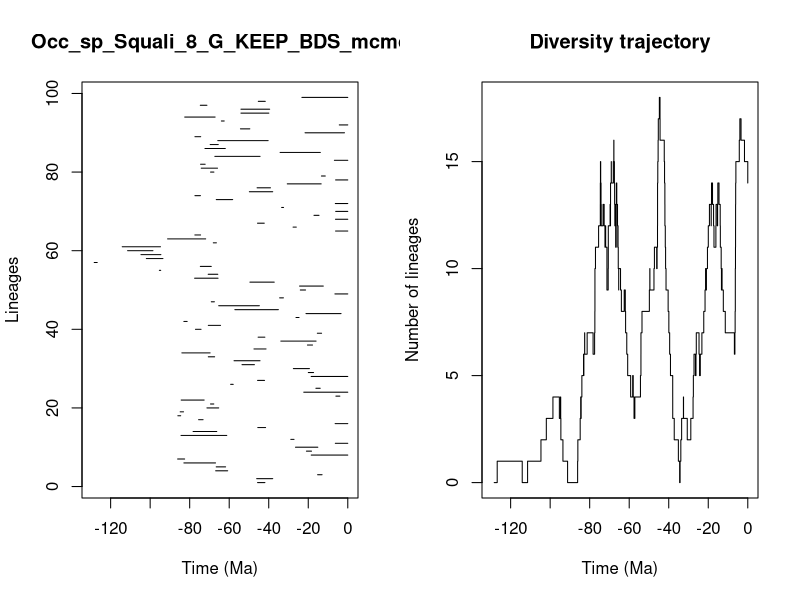

Write R code to recreate this figure.


pdf(file='../Results/Species/5_MA_bins_EXT_EP/pyrate_mcmc_logs/Occ_sp_Squali_8_G_KEEP_BDS_mcmc_LTT.pdf',width=0.6*20, height=0.6*10)
title = "Occ_sp_Squali_8_G_KEEP_BDS_mcmc"
ts=c(45.65013078152003, 46.09601216065375,15.26553253494312,66.85354644315478,66.57679035366615,82.93826248056588,86.10135073941747,18.501821326302302,20.92530385551942,26.46518279595153,6.30481474093993,28.828333335422386,84.39129014749163,78.27797739722041,45.53832067435431,6.395986056640702,75.49012849873297,85.98686558267622,84.80871636868196,71.27449607500623,69.46174919249525,84.31240895139696,6.019872275611922,22.274804301536303,16.132960277558208,59.27408376484243,45.65165765311839,18.526509117040323,19.97812020613945,27.537348436789443,53.528354997356516,57.55792232607652,70.58232345471818,83.95286354127035,47.47261624741251,20.406088839158222,33.8790501803135,45.36913769881271,15.405233224242181,77.07097416435967,70.57561245905154,82.9442668271169,26.206312717472503,21.148196087510645,57.13982872631686,65.31707218502426,69.05521138746809,34.48037183741474,6.51618483083936,24.02164209225699,24.395551996881434,49.521806372709605,77.50839807914686,70.63530306595509,95.34280942998315,74.61343945021981,128.31607166461734,101.9409044200477,104.65778136893799,111.4201276995216,114.13242421492455,68.04949698543223,91.18052296376653,77.38010191231776,6.183059803123879,27.683221836144845,45.67833068680155,6.224047553377565,17.10391086009653,6.1218120467002235,33.47162273848978,6.310470784873171,66.54763273747047,77.34081033115157,49.801074951799265,45.89185151185714,30.622813568678705,6.166023687442082,13.32636204417538,69.44241761924393,74.15832913539295,74.49512391287088,6.777614368303288,67.2679809572767,34.24709959448362,72.26855632168883,69.62429317399959,65.78344647309692,77.34206546058164,21.622960796145012,54.31058351070783,4.300116780092295,63.9626061193073,82.5139764824598,54.06261163523185,54.05467468311935,74.62664662032958,45.27760836584743,23.21883401493511)
te=c(41.9329902924825, 37.97765155421699,13.003492695181139,60.77062419893336,61.82463110155744,66.91740781239567,82.55130845716464,0.0,18.351784539685557,15.154821280900176,0.0,27.202899135685026,61.23193617069927,66.28741990253226,41.58875863045582,0.0,73.22718498276112,84.54931826520176,83.11198404886929,65.31078634646185,67.79289784774052,72.67659439687321,4.004440473438956,0.0,13.94881250303706,57.963973403354395,42.112972778351995,0.0,17.311606468910902,19.404196469416114,47.24092925213861,44.40577889108203,67.37552239365682,69.67095126985409,41.3661355205128,17.84344992918584,16.050407293777784,41.95324411289237,13.258966963555325,74.25607261666414,64.39044571643964,81.28079276715067,24.668167004032426,3.4053237739750237,35.122272481861735,44.74579644770057,67.4947363345766,32.56562254838889,0.0,21.360608179295088,12.378698153770776,37.21466856045461,65.64395290561997,65.7726948452255,94.66094293112388,69.07961552976106,126.79630240838914,93.5342288297863,94.5810475113353,98.5979546223041,94.7736207350279,66.4835761557895,71.91104146585386,74.48871560082505,0.0,26.055187859201403,42.26243787310451,0.0,14.5540775349803,0.0,32.501913391496416,0.0,58.2430636194921,74.54728149135828,37.98553416177572,39.1204555437925,13.459657491561185,0.0,11.3871635196386,67.74244712507505,65.91387476481269,72.1749413701095,0.0,44.38417694297484,13.885514849225663,61.977260774854464,65.54010219531496,40.302237687285306,74.4245475875693,1.669806475502803,49.574159820397824,0.0,62.52342669819198,67.12778150046115,39.93989296174675,39.5296801899199,71.2750599084536,41.74050699004551,0.0)
div_traj=c(0, 1,0,1,2,3,4,3,4,3,2,1,0,1,2,3,4,3,4,5,6,5,6,7,6,7,6,7,8,9,10,11,12,13,14,15,14,15,14,13,12,13,12,11,12,11,10,9,10,11,12,13,12,13,14,15,14,15,16,15,14,13,12,13,12,11,12,13,14,13,12,11,12,11,10,9,10,9,8,9,8,7,6,5,4,5,4,3,4,5,6,7,8,9,10,9,10,11,10,11,12,13,14,15,16,17,18,17,16,15,14,13,12,11,10,9,8,7,6,5,4,3,2,1,0,1,2,3,4,3,2,3,4,5,6,5,6,7,6,5,6,7,8,9,10,9,10,11,12,13,12,13,14,13,12,11,12,13,12,13,14,13,12,11,10,9,10,9,8,7,6,7,8,9,10,11,12,13,14,15,16,17,16,15,14)
time_events=c(128.31607166461734, 126.79630240838914,114.13242421492455,111.4201276995216,104.65778136893799,101.9409044200477,98.5979546223041,95.34280942998315,94.7736207350279,94.66094293112388,94.5810475113353,93.5342288297863,91.18052296376653,86.10135073941747,85.98686558267622,84.80871636868196,84.54931826520176,84.39129014749163,84.31240895139696,83.95286354127035,83.11198404886929,82.9442668271169,82.93826248056588,82.55130845716464,82.5139764824598,81.28079276715067,78.27797739722041,77.50839807914686,77.38010191231776,77.34206546058164,77.34081033115157,77.07097416435967,75.49012849873297,74.62664662032958,74.61343945021981,74.54728149135828,74.49512391287088,74.48871560082505,74.4245475875693,74.25607261666414,74.15832913539295,73.22718498276112,72.67659439687321,72.26855632168883,72.1749413701095,71.91104146585386,71.2750599084536,71.27449607500623,70.63530306595509,70.58232345471818,70.57561245905154,69.67095126985409,69.62429317399959,69.46174919249525,69.44241761924393,69.07961552976106,69.05521138746809,68.04949698543223,67.79289784774052,67.74244712507505,67.4947363345766,67.37552239365682,67.2679809572767,67.12778150046115,66.91740781239567,66.85354644315478,66.57679035366615,66.54763273747047,66.4835761557895,66.28741990253226,65.91387476481269,65.78344647309692,65.7726948452255,65.64395290561997,65.54010219531496,65.31707218502426,65.31078634646185,64.39044571643964,63.9626061193073,62.52342669819198,61.977260774854464,61.82463110155744,61.23193617069927,60.77062419893336,59.27408376484243,58.2430636194921,57.963973403354395,57.55792232607652,57.13982872631686,54.31058351070783,54.06261163523185,54.05467468311935,53.528354997356516,49.801074951799265,49.574159820397824,49.521806372709605,47.47261624741251,47.24092925213861,46.09601216065375,45.89185151185714,45.67833068680155,45.65165765311839,45.65013078152003,45.53832067435431,45.36913769881271,45.27760836584743,44.74579644770057,44.40577889108203,44.38417694297484,42.26243787310451,42.112972778351995,41.95324411289237,41.9329902924825,41.74050699004551,41.58875863045582,41.3661355205128,40.302237687285306,39.93989296174675,39.5296801899199,39.1204555437925,37.98553416177572,37.97765155421699,37.21466856045461,35.122272481861735,34.48037183741474,34.24709959448362,33.8790501803135,33.47162273848978,32.56562254838889,32.501913391496416,30.622813568678705,28.828333335422386,27.683221836144845,27.537348436789443,27.202899135685026,26.46518279595153,26.206312717472503,26.055187859201403,24.668167004032426,24.395551996881434,24.02164209225699,23.21883401493511,22.274804301536303,21.622960796145012,21.360608179295088,21.148196087510645,20.92530385551942,20.406088839158222,19.97812020613945,19.404196469416114,18.526509117040323,18.501821326302302,18.351784539685557,17.84344992918584,17.311606468910902,17.10391086009653,16.132960277558208,16.050407293777784,15.405233224242181,15.26553253494312,15.154821280900176,14.5540775349803,13.94881250303706,13.885514849225663,13.459657491561185,13.32636204417538,13.258966963555325,13.003492695181139,12.378698153770776,11.3871635196386,6.777614368303288,6.51618483083936,6.395986056640702,6.310470784873171,6.30481474093993,6.224047553377565,6.183059803123879,6.166023687442082,6.1218120467002235,6.019872275611922,4.300116780092295,4.004440473438956,3.4053237739750237,1.669806475502803,0.0)
                par(mfrow=c(1,2))
                L = length(ts)
                plot(ts, 1:L , xlim=c(-max(ts)-1,0), pch=20, type="n", main=title,xlab="Time (Ma)",ylab="Lineages")
                for (i in 1:L){segments(x0=-te[i],y0=i,x1=-ts[i],y1=i)}    
                t = -time_events
                plot(div_traj ~ t,type="s", main = "Diversity trajectory",xlab="Time (Ma)",ylab="Number of lineages",xlim=c(-max(ts)-1,0))
                abline(v=c(65,200,251,367,445),lty=2,col="gray")
                
